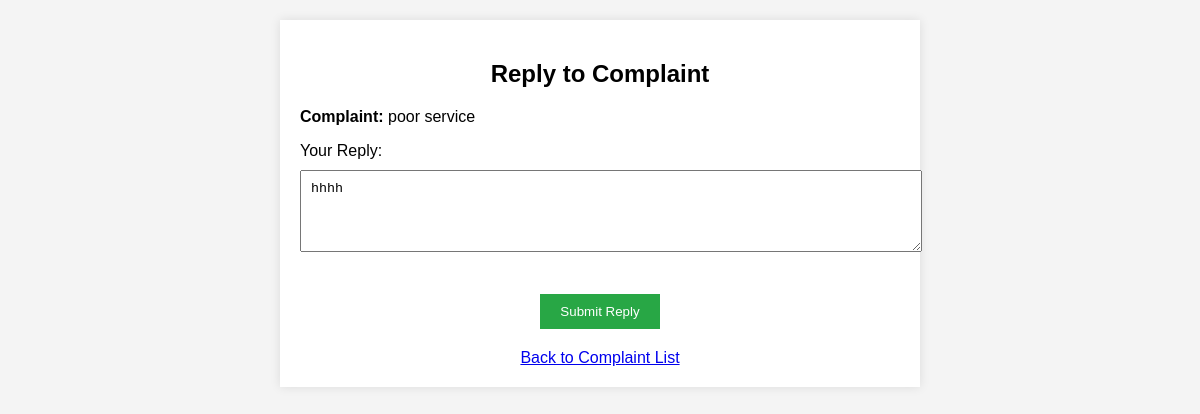
/admin12/complaintreply/2/, run on an earlier commit of the app's database.
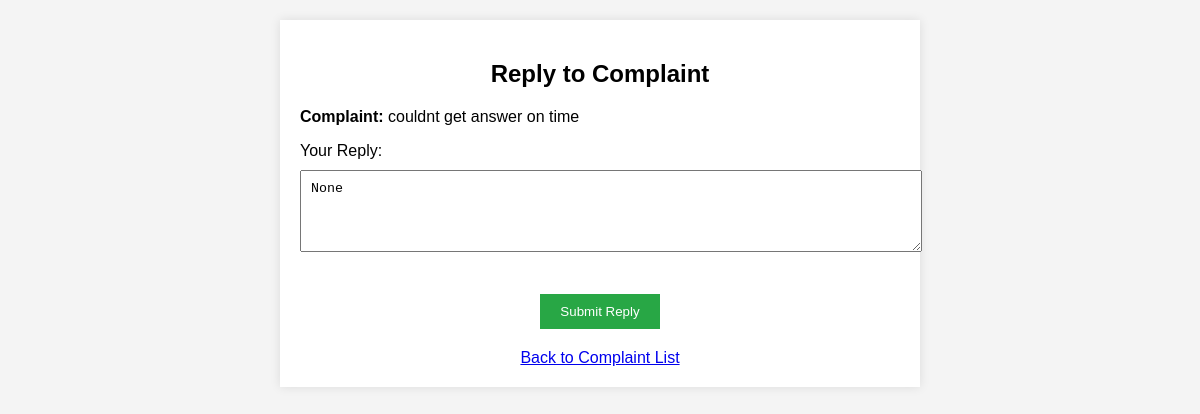
And on a later commit of the database.
### user_app/models.py (models this page shows)
class Complainttable(models.Model):
    login_id = models.ForeignKey(
        Logintable,  # Use the correct model reference
        on_delete=models.CASCADE,
        null=True,
        blank=True
    )
    complaint=models.CharField(max_length=35,null=True,blank=True)
    reply=models.CharField(max_length=35,null=True,blank=True)
    created_at=models.DateTimeField(auto_now_add=True,null=True,blank=True)
    updated_at=models.DateTimeField(auto_now_add=True,blank=True,null=True)
    is_active=models.BooleanField(default=True,blank=True,null=True)

### admin_app/views.py (the view, shortened to what this page needs)
# urls.py: path('complaintreply/<int:cid>/',Complaintreply.as_view(),name="complaintreply"),
class Complaintreply(View):
    def get(self,request,cid):
        complaint=Complainttable.objects.get(id=cid)
        return render(request, "admintemp/complaintreply.html",{'complaint':complaint})

### templates/admintemp/complaintreply.html (shortened to what this page needs)
<!DOCTYPE html>
<html lang="en">
<head>
</head>
<body>
    <div class="container">
        <h2>Reply to Complaint</h2>
        <p><strong>Complaint:</strong> {{ complaint.complaint }}</p>
        <form method="POST">
            <label for="reply">Your Reply:</label><br>
            <textarea id="reply" name="reply" rows="4" placeholder="Enter your reply">{{ complaint.reply }}</textarea><br><br>
            <button type="submit">Submit Reply</button>
        </form>
        <a class="back-link" href="{% url 'viewcomplaint' %}">Back to Complaint List</a>
    </div>
</body>
</html>

What changed in the data, as far as the page shows it:
changed Complainttable: complaint "poor service" → "couldnt get answer on time"; reply "hhhh" → "None"
